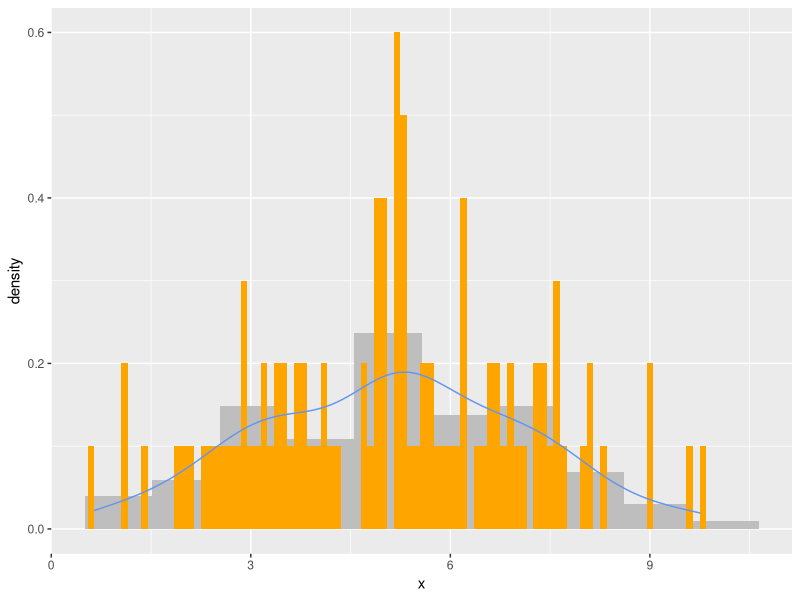
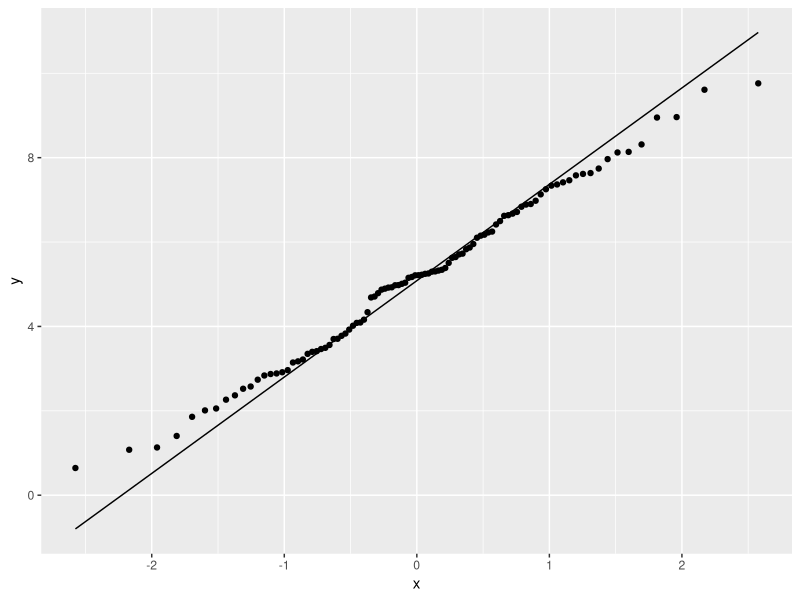
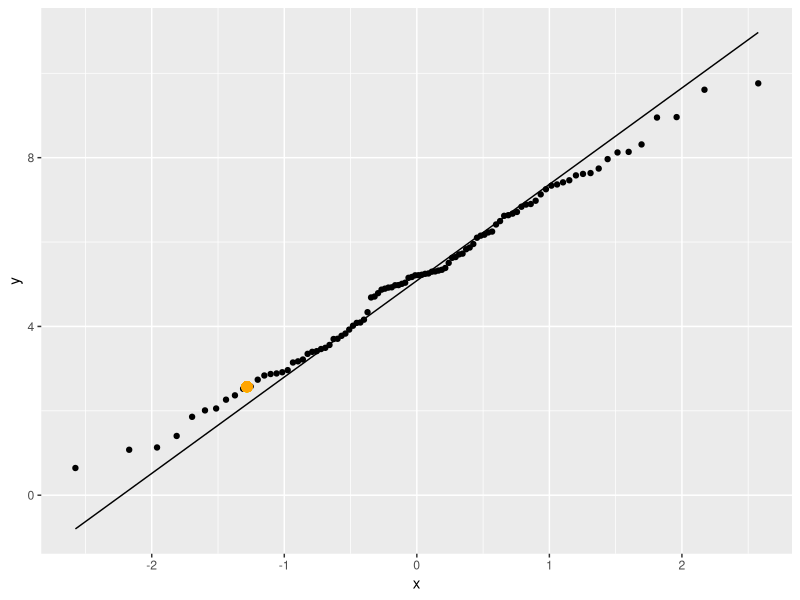
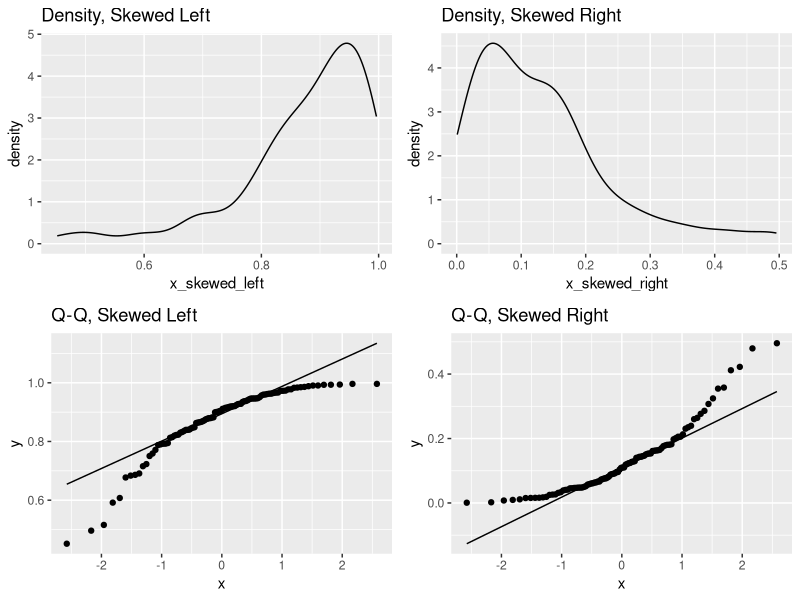

Here is the R script that generated these plots, in order:
## ---- chunk 1
knitr::opts_chunk$set(echo = TRUE)
## ---- chunk 2
library(dplyr)
library(ggplot2)
library(gridExtra)
## ---- chunk 3
set.seed(9789426)
example_data <- data.frame(
  x = rnorm(100, 5, 2)
)
## ---- chunk 4
ggplot(data = example_data, mapping = aes(x = x)) +
  geom_histogram(bins = 10, fill = "gray", mapping = aes(y = ..density..)) +
  geom_histogram(binwidth = 0.1, fill = "orange", mapping = aes(y = ..density..)) +
  geom_density(color = "cornflowerblue")
## ---- chunk 5
ggplot(data = example_data, mapping = aes(sample = x)) +
  stat_qq() +
  stat_qq_line()
## ---- chunk 6
qnorm(0.1, mean = 0, sd = 1)
## ---- chunk 7
quantile(example_data$x, 0.1)
## ---- chunk 8
ggplot(data = example_data, mapping = aes(sample = x)) +
  stat_qq() +
  stat_qq_line() +
  geom_point(x = -1.281552, y = 2.570362, color = "orange", size = 3)
## ---- chunk 9
set.seed(9748239)
example_data <- data.frame(
  x_skewed_left = rbeta(100, 7, 1),
  x_skewed_right = rbeta(100, 1, 7)
)

p1 <- ggplot(data = example_data, mapping = aes(x_skewed_left)) +
  geom_density() +
  ggtitle("Density, Skewed Left")

p2 <- ggplot(data = example_data, mapping = aes(x_skewed_right)) +
  geom_density() +
  ggtitle("Density, Skewed Right")

p3 <- ggplot(data = example_data, mapping = aes(sample = x_skewed_left)) +
  stat_qq() +
  stat_qq_line() +
  ggtitle("Q-Q, Skewed Left")

p4 <- ggplot(data = example_data, mapping = aes(sample = x_skewed_right)) +
  stat_qq() +
  stat_qq_line() +
  ggtitle("Q-Q, Skewed Right")

grid.arrange(p1, p2, p3, p4, ncol = 2)
